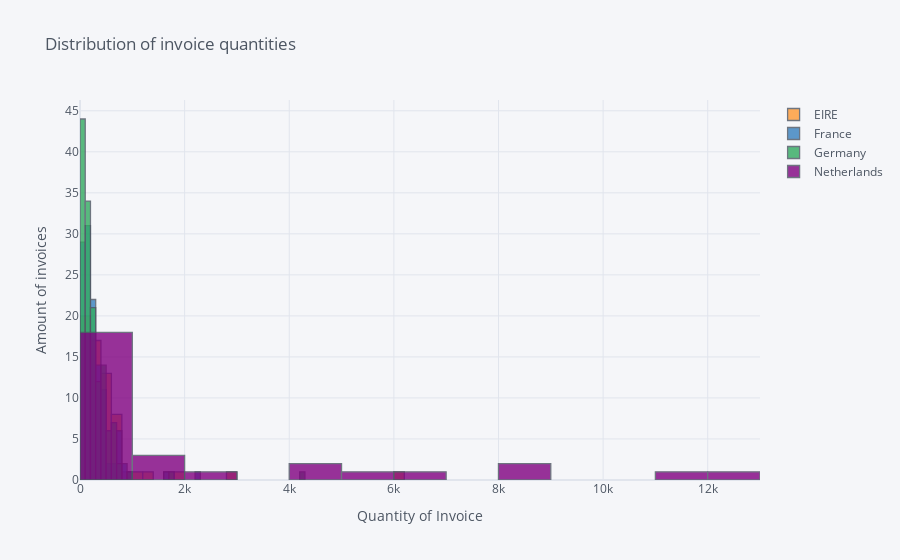

The code cell stored with this chart in its notebook:
### Code cell
quantityperinvoice.iplot(kind='hist', xTitle='Quantity of Invoice', 
           yTitle='Amount of invoices', title='Distribution of invoice quantities')

### Figure 1 — Plotly figure (JSON) as saved in the notebook; plotly's stock layout.template omitted (floating-point values rounded to 4 significant figures; data arrays with more than 128 entries replaced by an {"elided": "..."} marker saying what was removed)
{"data": [{"histfunc": "count", "histnorm": "", "marker": {"color": "rgba(255, 153, 51, 1.0)", "line": {"color": "#4D5663", "width": 1.3}}, "name": "EIRE", "opacity": 0.8, "orientation": "v", "type": "histogram", "x": {"elided": "360 int values"}}, {"histfunc": "count", "histnorm": "", "marker": {"color": "rgba(55, 128, 191, 1.0)", "line": {"color": "#4D5663", "width": 1.3}}, "name": "France", "opacity": 0.8, "orientation": "v", "type": "histogram", "x": {"elided": "360 int values"}}, {"histfunc": "count", "histnorm": "", "marker": {"color": "rgba(50, 171, 96, 1.0)", "line": {"color": "#4D5663", "width": 1.3}}, "name": "Germany", "opacity": 0.8, "orientation": "v", "type": "histogram", "x": {"elided": "360 int values"}}, {"histfunc": "count", "histnorm": "", "marker": {"color": "rgba(128, 0, 128, 1.0)", "line": {"color": "#4D5663", "width": 1.3}}, "name": "Netherlands", "opacity": 0.8, "orientation": "v", "type": "histogram", "x": {"elided": "360 int values"}}], "layout": {"barmode": "overlay", "legend": {"bgcolor": "#F5F6F9", "font": {"color": "#4D5663"}}, "paper_bgcolor": "#F5F6F9", "plot_bgcolor": "#F5F6F9", "title": {"font": {"color": "#4D5663"}, "text": "Distribution of invoice quantities"}, "xaxis": {"gridcolor": "#E1E5ED", "showgrid": true, "tickfont": {"color": "#4D5663"}, "title": {"font": {"color": "#4D5663"}, "text": "Quantity of Invoice"}, "zerolinecolor": "#E1E5ED"}, "yaxis": {"gridcolor": "#E1E5ED", "showgrid": true, "tickfont": {"color": "#4D5663"}, "title": {"font": {"color": "#4D5663"}, "text": "Amount of invoices"}, "zerolinecolor": "#E1E5ED"}}}
